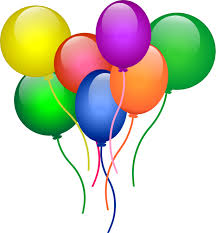
#> input picture input/balloons.jpg, 216 x 233 px, found by its file name
$ python Demosiac.py
#> lines starting #> are read from the running program, lines starting #| are printed output that depends on the picture
#!/usr/bin/env python
# coding: utf-8

# ## Color image demosaicing

#  The input to the algorithm is a single image *im*, an N x M array of numbers between 0.0 and 1.0. These are measurements in the format shown in Figure 2, i.e. the top left pixel *im(0, 0)* is red, *im(0, 1)* is green, *im(1, 0)* is also green and *im(1, 1)* refers to the blue channel.
#
# <img src="mosaic.png">

# First, run the following code to load the input images.

# In[ ]:


import numpy as np
from matplotlib.image import imread
import matplotlib.pyplot as plt

images = ['balloons.jpg', 'candy.jpg', 'cat.jpg', 'ip.jpg',
          'puppy.jpg', 'squirrel.jpg', 'tree.jpg']

def show_image(img):
    plt.imshow(img, interpolation='nearest')


# In[ ]:


'''This array contains the mosaiced images which have to be demosaiced.'''
mosaiced_images = []
gtruth_images = []

'''A function to generate the mosaiced images from the given RGB images.'''
def generate_mosaic(image):
    mosaic = image[:, :, 1].copy() # green
    mosaic[::2, ::2] = image[::2, ::2, 0] # red
    mosaic[1::2, 1::2] = image[1::2, 1::2, 2] # blue
    return mosaic

'''A function to generate the mosaiced images for all the input images.'''
def generate_input(mosaiced_images, gtruth_images):
    for file in images:
        image = imread(file)
#> image is the input picture: shape (233, 216, 3); mean R, G, B 206.6, 207.2, 186.8
        image = image / 255.0
        gtruth_images.append(image)
        mosaiced_images.append(generate_mosaic(image))
#> in generate_mosaic, `mosaic = image[:, :, 1].copy()`:
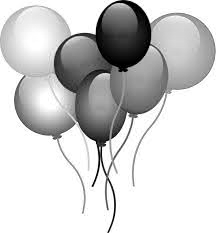
#> mosaic: shape (233, 216) float64; min 0, max 1, mean 0.812
#> in generate_mosaic, `mosaic[1::2, 1::2] = image[1::2, 1::2, 2]`:
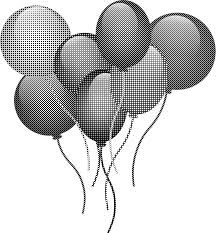
#> mosaic: shape (233, 216) float64; min 0, max 1, mean 0.792

#> (the run stopped early here; a loop or call above may not have finished)
